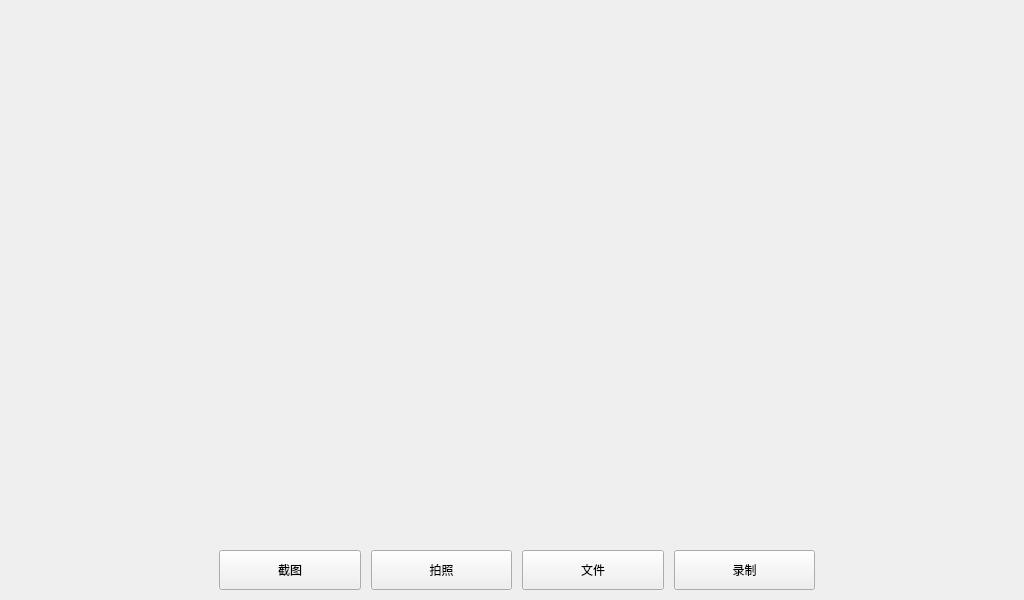
<?xml version="1.0" encoding="UTF-8"?>
<ui version="4.0">
 <class>MainWidget</class>
 <widget class="QWidget" name="MainWidget">
  <property name="geometry">
   <rect>
    <x>0</x>
    <y>0</y>
    <width>1024</width>
    <height>600</height>
   </rect>
  </property>
  <property name="sizePolicy">
   <sizepolicy hsizetype="Expanding" vsizetype="Expanding">
    <horstretch>0</horstretch>
    <verstretch>0</verstretch>
   </sizepolicy>
  </property>
  <property name="windowTitle">
   <string>远程视频监控系统</string>
  </property>
  <property name="styleSheet">
   <string notr="true"/>
  </property>
  <layout class="QHBoxLayout" name="horizontalLayout" stretch="2,6,2">
   <property name="leftMargin">
    <number>10</number>
   </property>
   <property name="topMargin">
    <number>10</number>
   </property>
   <property name="rightMargin">
    <number>10</number>
   </property>
   <property name="bottomMargin">
    <number>10</number>
   </property>
   <property name="spacing">
    <number>10</number>
   </property>
   <item>
    <layout class="QVBoxLayout" name="leftLayout">
     <property name="spacing">
      <number>10</number>
     </property>
     <item>
      <widget class="QWidget" name="weatherCard" native="true">
       <property name="sizePolicy">
        <sizepolicy hsizetype="Expanding" vsizetype="Expanding">
         <horstretch>0</horstretch>
         <verstretch>0</verstretch>
        </sizepolicy>
       </property>
      </widget>
     </item>
     <item>
      <widget class="QWidget" name="audioCard" native="true">
       <property name="sizePolicy">
        <sizepolicy hsizetype="Expanding" vsizetype="Expanding">
         <horstretch>0</horstretch>
         <verstretch>0</verstretch>
        </sizepolicy>
       </property>
      </widget>
     </item>
    </layout>
   </item>
   <item>
    <layout class="QVBoxLayout" name="centerLayout">
     <property name="spacing">
      <number>10</number>
     </property>
     <item>
      <widget class="QWidget" name="videoContainer" native="true">
       <property name="sizePolicy">
        <sizepolicy hsizetype="Expanding" vsizetype="Expanding">
         <horstretch>0</horstretch>
         <verstretch>0</verstretch>
        </sizepolicy>
       </property>
      </widget>
     </item>
     <item>
      <layout class="QHBoxLayout" name="videoControlLayout">
       <property name="spacing">
        <number>10</number>
       </property>
       <item>
        <widget class="QPushButton" name="screenshotButton">
         <property name="sizePolicy">
          <sizepolicy hsizetype="Expanding" vsizetype="Fixed">
           <horstretch>0</horstretch>
           <verstretch>0</verstretch>
          </sizepolicy>
         </property>
         <property name="minimumSize">
          <size>
           <width>0</width>
           <height>40</height>
          </size>
         </property>
         <property name="text">
          <string>截图</string>
         </property>
        </widget>
       </item>
       <item>
        <widget class="QPushButton" name="captureButton">
         <property name="sizePolicy">
          <sizepolicy hsizetype="Expanding" vsizetype="Fixed">
           <horstretch>0</horstretch>
           <verstretch>0</verstretch>
          </sizepolicy>
         </property>
         <property name="minimumSize">
          <size>
           <width>0</width>
           <height>40</height>
          </size>
         </property>
         <property name="text">
          <string>拍照</string>
         </property>
        </widget>
       </item>
       <item>
        <widget class="QPushButton" name="fileButton">
         <property name="sizePolicy">
          <sizepolicy hsizetype="Expanding" vsizetype="Fixed">
           <horstretch>0</horstretch>
           <verstretch>0</verstretch>
          </sizepolicy>
         </property>
         <property name="minimumSize">
          <size>
           <width>0</width>
           <height>40</height>
          </size>
         </property>
         <property name="text">
          <string>文件</string>
         </property>
        </widget>
       </item>
       <item>
        <widget class="QPushButton" name="recordButton">
         <property name="sizePolicy">
          <sizepolicy hsizetype="Expanding" vsizetype="Fixed">
           <horstretch>0</horstretch>
           <verstretch>0</verstretch>
          </sizepolicy>
         </property>
         <property name="minimumSize">
          <size>
           <width>0</width>
           <height>40</height>
          </size>
         </property>
         <property name="text">
          <string>录制</string>
         </property>
        </widget>
       </item>
      </layout>
     </item>
    </layout>
   </item>
   <item>
    <layout class="QVBoxLayout" name="rightLayout">
     <property name="spacing">
      <number>10</number>
     </property>
     <item>
      <spacer name="verticalSpacer">
       <property name="orientation">
        <enum>Qt::Vertical</enum>
       </property>
       <property name="sizeHint" stdset="0">
        <size>
         <width>20</width>
         <height>40</height>
        </size>
       </property>
      </spacer>
     </item>
    </layout>
   </item>
  </layout>
 </widget>
 <resources/>
 <connections/>
</ui>
